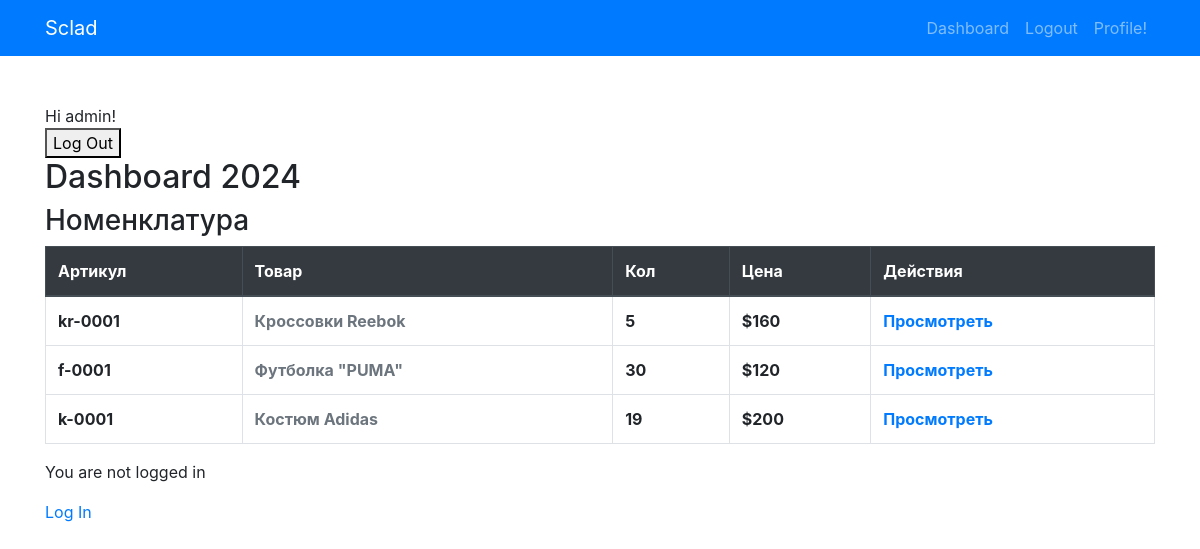
Before: /sclad/ (signed in) with the older database file.
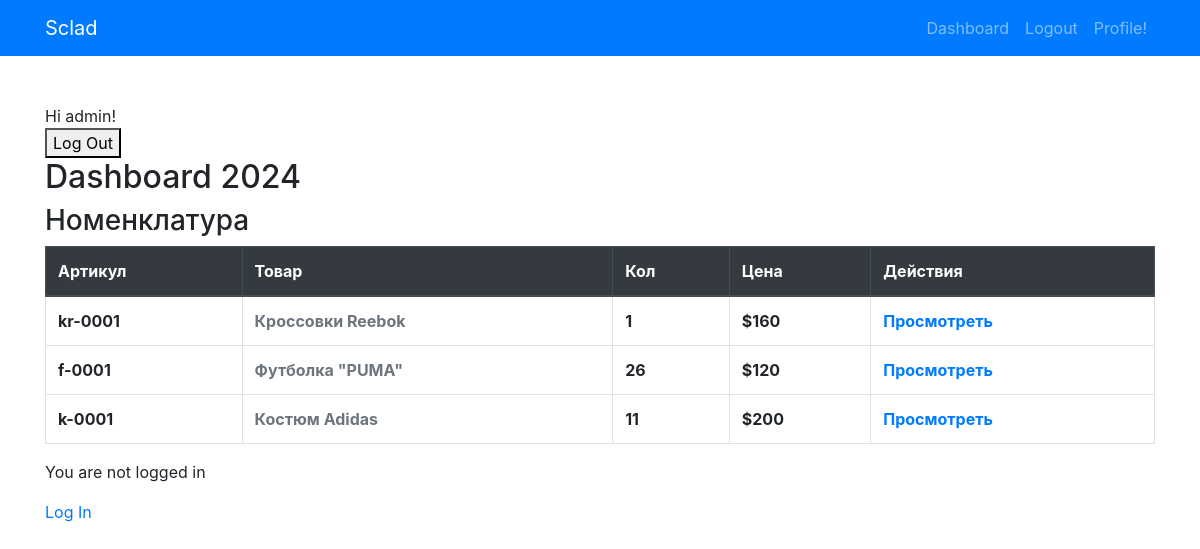
After: the same page with the newer database file.
### sclad/models.py (models this page shows, shortened)
class Product(models.Model):
    article_number = models.CharField(max_length=50, unique=True, null=True)
    name = models.CharField(max_length=255)
    description = models.TextField()
    purchase_price = models.DecimalField(max_digits=10, decimal_places=2)
    sell_price = models.DecimalField(max_digits=10, decimal_places=2)
    quantity = models.IntegerField()
    user = models.ForeignKey('accounts.User', on_delete=models.CASCADE)

### sclad/views.py (the view, shortened to what this page needs)
# urls.py: path('sclad/', views.dashboard, name='dashboard'),
@login_required
def dashboard(request):
    user = request.user
    products = Product.objects.all().order_by('-id')
    if user.role == 'admin':
        print("ADMIN!!!!!!!!!!!!!!!!!!!!!!!!!!!!!!!!!!!!!!!!!!!!!!!")
        recent_expenses = Expense.objects.order_by('-date', '-id')[:5]
        recent_returns = Return.objects.order_by('-return_date')[:5]
        recent_writeoffs = Writeoff.objects.order_by('-writeoff_date')[:5]
        recent_arrivals = Arrival.objects.order_by('-date','-id')[:5]
    elif user.role == 'employee':
        print("EMPLOYEE!!!!!!!!!!!!!!!!!!!!!!!!!!!!!!!!!!!!!!!!!!!!!!!")
        recent_expenses = []
        recent_returns = []
        recent_writeoffs = []
        recent_arrivals = Arrival.objects.all()[:5]
    else:
        print("ТУТ НИКОГО НЕ ДОЛЖНО БЫТЬ!!!!!!!!!!!!!!!!!!!!!!!!!!!!!!!!!!!!!!!!!!!!!!!")
        recent_expenses = []
        recent_returns = []
        recent_writeoffs = []
        recent_arrivals = []
    context = {
        'products': products,
        'recent_expenses': recent_expenses,
        'recent_returns': recent_returns,
        'recent_writeoffs': recent_writeoffs,
        'recent_arrivals': recent_arrivals
    }
    return render(request, 'sclad/dashboard.html', context)

### templates/sclad/dashboard.html (shortened to what this page needs)
{% extends 'base.html' %}
{% block content %}
{% if user.is_authenticated %}
Hi {{ user.username }}!
<form action="{% url 'accounts:logout' %}" method="post">
  <button type="submit">Log Out</button>
</form>
  <h2>Dashboard 2024</h2>
  <h3>Номенклатура</h3>
<table class="table table-bordered">
    <thead class="thead-dark">
    <tr>
      <th scope="col">Артикул</th>
      <th scope="col">Товар</th>
      <th scope="col">Кол</th>
      <th scope="col">Цена</th>
        <th scope="col">Действия</th>
    </tr>
  </thead>
    <tbody>
      {% for product in products %}
       <tr>
          <th scope="row">{{ product.article_number }}</th>
          <th scope="row" class="text-secondary">{{ product.name }}</th>
          <th scope="row">{{ product.quantity }}</th>
           <th scope="row">${{product.sell_price | floatformat:0}}</th>
           <th scope="row"><a href="{% url 'sclad:product_detail' product.id %}">Просмотреть</a></th>
       </tr>
       {% endfor %}
    </tbody>
  </table>
{% if user.role == 'admin' %}
<a href="{% url 'sclad:product_create' %}" class="btn btn-primary">Добавить продукт</a>
  <h3>Поступления</h3>
<table class="table table-bordered">
    <thead class="thead-dark">
    <tr>
      <th scope="col">Последние поступления</th>
    </tr>
  </thead>
    <tbody>
    {% for arrival in recent_arrivals %}
    <tr>
          <th scope="row"><a href="{% url 'sclad:arrival_detail' arrival.id %}"> {{ arrival }}</a></th>
    </tr>
    {% endfor %}
    </tbody>
</table>
<a href="{% url 'sclad:arrival_create' %}" class="btn btn-primary">Добавить поступление</a>
<h3>Продажи</h3>
<table class="table table-bordered">
    <thead class="thead-dark">
    <tr>
      <th scope="col">Последние продажи</th>
    </tr>
  </thead>
    <tbody>
    {% for expense in recent_expenses %}
    <tr>
          <th scope="row">
              <a href="{% url 'sclad:expense_detail' expense.id %}">
                  {{ expense }}, Сумма: ${{ expense.total_cost}}
              </a>
          </th>
    </tr>
    {% endfor %}
    </tbody>
</table>
<h3>Возвраты</h3>
<table class="table table-bordered">
    <thead class="thead-dark">
    <tr>
      <th scope="col">Последние возвраты</th>
    </tr>
  </thead>
    <tbody>
    {% for return_item in recent_returns %}
    <tr>
          <th scope="row">{{ return_item }}</th>
    </tr>
    {% endfor %}
    </tbody>
</table>
<h3>Cписания</h3>
<table class="table table-bordered">
    <thead class="thead-dark">
    <tr>
      <th scope="col">Последние списания</th>
    </tr>
  </thead>
    <tbody>
    {% for writeoff in recent_writeoffs %}
    <tr>
          <th scope="row">{{ writeoff }}</th>
    </tr>
    {% endfor %}
    </tbody>
</table>
{% else %}
<p>You are not logged in</p>
<a href="{% url 'accounts:login' %}">Log In</a>
{% endif %}
{% endif %}
{% endblock %}

Changed rows visible on the page:
changed Product "kr-0001": quantity "5" → "1"
changed Product "Футболка \"PUMA\"": quantity "30" → "26"
changed Product "Костюм Adidas": quantity "19" → "11"
